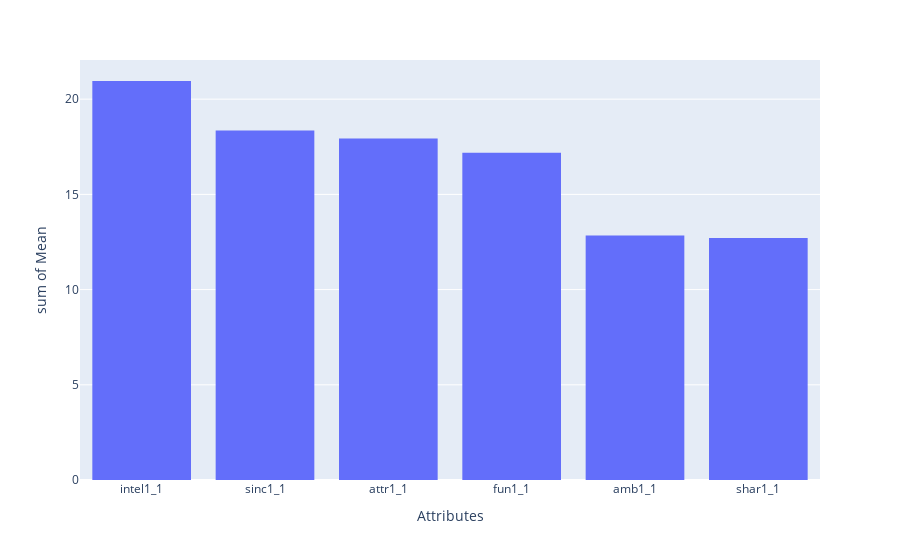
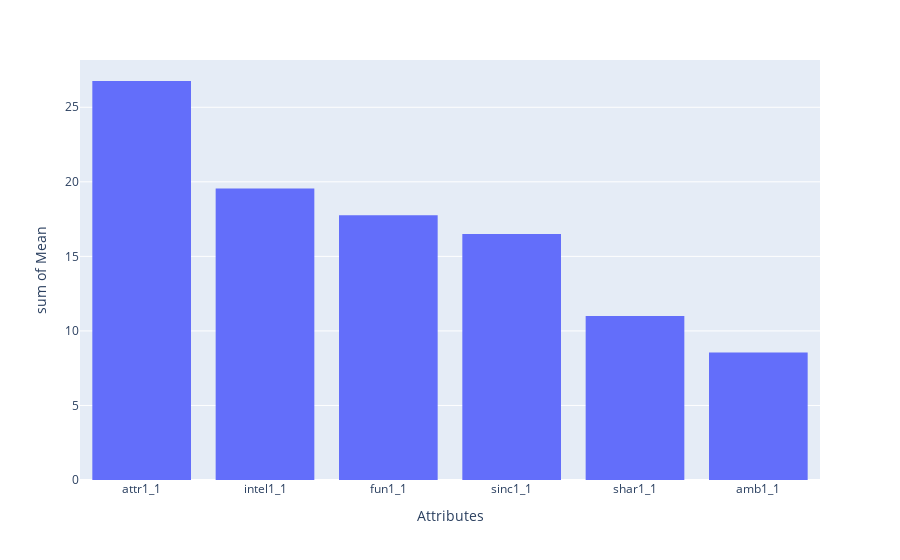

Notebook code cell kept with these figures, in order:
### Code cell
df_clean_female = df_clean.loc[df_clean["gender"]==0,:].mean()\
                                .sort_values(ascending=False)\
                                .drop(["gender","wave"])\
                                .reset_index()
df_clean_female.columns = ['Attributes', 'Mean']

df_clean_male = df_clean.loc[df_clean["gender"]==1,:].mean().sort_values(ascending=False).drop(["gender","wave"]).reset_index()
df_clean_male.columns = ['Attributes', 'Mean']

print("Female:")
display(df_clean_female)
print("Male:")
display(df_clean_male)

fig_histo_female = px.histogram(df_clean_female, x="Attributes", y="Mean")
fig_histo_female.show()
fig_histo_male = px.histogram(df_clean_male, x="Attributes", y="Mean")
fig_histo_male.show()

### Figure 1 — Plotly figure (JSON) as saved in the notebook; plotly's stock layout.template omitted (floating-point values rounded to 4 significant figures)
{"data": [{"alignmentgroup": "True", "bingroup": "x", "histfunc": "sum", "hovertemplate": "Attributes=%{x}<br>sum of Mean=%{y}<extra></extra>", "legendgroup": "", "marker": {"color": "#636efa", "pattern": {"shape": ""}}, "name": "", "offsetgroup": "", "orientation": "v", "showlegend": false, "type": "histogram", "x": ["intel1_1", "sinc1_1", "attr1_1", "fun1_1", "amb1_1", "shar1_1"], "xaxis": "x", "y": [20.95, 18.35, 17.94, 17.19, 12.84, 12.7], "yaxis": "y"}], "layout": {"barmode": "relative", "legend": {"tracegroupgap": 0}, "margin": {"t": 60}, "xaxis": {"anchor": "y", "domain": [0, 1], "title": {"text": "Attributes"}}, "yaxis": {"anchor": "x", "domain": [0, 1], "title": {"text": "sum of Mean"}}}}

### Figure 2 — Plotly figure (JSON) as saved in the notebook; plotly's stock layout.template omitted (floating-point values rounded to 4 significant figures)
{"data": [{"alignmentgroup": "True", "bingroup": "x", "histfunc": "sum", "hovertemplate": "Attributes=%{x}<br>sum of Mean=%{y}<extra></extra>", "legendgroup": "", "marker": {"color": "#636efa", "pattern": {"shape": ""}}, "name": "", "offsetgroup": "", "orientation": "v", "showlegend": false, "type": "histogram", "x": ["attr1_1", "intel1_1", "fun1_1", "sinc1_1", "shar1_1", "amb1_1"], "xaxis": "x", "y": [26.76, 19.56, 17.76, 16.51, 11.0, 8.553], "yaxis": "y"}], "layout": {"barmode": "relative", "legend": {"tracegroupgap": 0}, "margin": {"t": 60}, "xaxis": {"anchor": "y", "domain": [0, 1], "title": {"text": "Attributes"}}, "yaxis": {"anchor": "x", "domain": [0, 1], "title": {"text": "sum of Mean"}}}}
